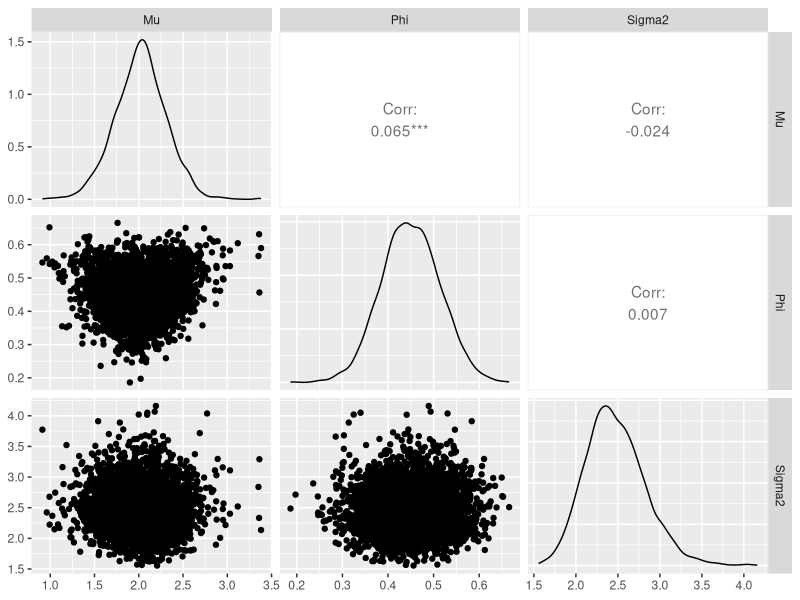

Here is the R script that generated this plot:
library(GGally)
library(coda)

T = 100    #Length of y
N = 50000   #MCMC draws

#True parameters
sigma2 <- 2
mu <- 2
phi <- 0.5

#Generate data
y = rnorm(1, mu, sqrt(sigma2/(1-phi^2)))
for(i in 2:T){
  y = c(y, mu + phi*(y[(i-1)]-mu) + rnorm(1, 0, sqrt(sigma2)))
}

#Prior parameters
mubar = 0
lambda = 10
a = 1
b = 1
p1 = 5
p2 = 5

#constant
shape = T/2 + a

#log phi kernel for the MH step
lphiden = function(draw, mu, sig2){
  t1 = 1/2*log(1-draw^2) -(1-draw^2)*(y[1]-mu)^2/(2*sig2)  #The normal exponential for y1
  t2 = -(sum(((y[2:T]-mu)-(draw*(y[1:(T-1)]-mu)))^2))/(2*sig2)    #The normal exponentials for the rest of the y's
  t3 = log(1+draw)*(p1-1) + log(1-draw)*(p2-1)   #The stretched beta prior
  return(t1+t2+t3)
}

#put draws here
theta = matrix(ncol=3, nrow=N)
theta[1,-2] = 1       #Starting parameters
theta[1, 2] = 0.5

#count accepted draws
accept = 0

for(i in 2:N){
  
  #mu conditional
  denom = lambda^2 * ((T-1)*(1-theta[(i-1),2])^2+(1-theta[(i-1),2]^2)) + theta[(i-1), 3]
  sigsqmu = theta[(i-1), 3]*lambda^2 / denom
  muhat = (lambda^2*((1-theta[(i-1),2]^2)*y[1] + (1-theta[(i-1),2])*sum(y[2:T]-theta[(i-1),2]*y[1:(T-1)])) + mubar*theta[(i-1), 3])/denom
  theta[i,1] = rnorm(1, muhat, sqrt(sigsqmu))
  
  #phi conditional
  phihat = sum((y[2:T]-theta[i, 1])*(y[1:(T-1)]-theta[i,1]))/sum((y[1:(T-1)]-theta[i,1])^2)   #from the Catherine's notes for ETC4541, pg 84
  vphi = theta[(i-1),3]/sum((y[1:(T-1)]-theta[i,1])^2)    #acceptance rate for this candidate ~75%, trying random walk instead
  phidraw = rnorm(1, phihat, sqrt(vphi))
  #phidraw = rnorm(1, theta[(i-1),2], 0.4)               #random walk MH candidate draw to tune acceptance ratios to ~25%
  
  #phi MH step
  if(phidraw > -1 & phidraw < 1) {                       #within stationary conditions
    mh.candidate = lphiden(phidraw, theta[i, 1], theta[(i-1), 3])     #symmetrical candidate so only need to evaluate the true density components
    mh.prev = lphiden(theta[(i-1), 2], theta[i, 1], theta[(i-1), 3])  #using log density
    alpha = min(1, exp(mh.candidate-mh.prev))
    u = runif(1)
    if(u <= alpha) {             #accept draw
      theta[i, 2] = phidraw
      accept = accept + 1
    } else {                    #reject draw
      theta[i, 2] = theta[(i-1), 2]
    }
  } else {                      #non stationary
    theta[i, 2] = theta[(i-1), 2]
  }
  
  #sig2 conditional
  inv.scale = b + ((y[1] - theta[i, 1])^2*(1-theta[i, 2]^2) + sum(((y[2:T] - theta[i, 1]) - theta[i, 2]*(y[1:(T-1)]-theta[i, 1]))^2))/2
  theta[i, 3] = 1/rgamma(1, shape = shape, rate = inv.scale)
}
accept/N
keep = theta[(N/5+1):N,] #Drop first 20% of draws
colnames(keep) = c("Mu", "Phi", "Sigma2")
effectiveSize(keep)
#ggpairs(keep)

thin = keep[seq(1, 4*N/5, 10),] #Keep every 10th
effectiveSize(thin)
ggpairs(thin)
